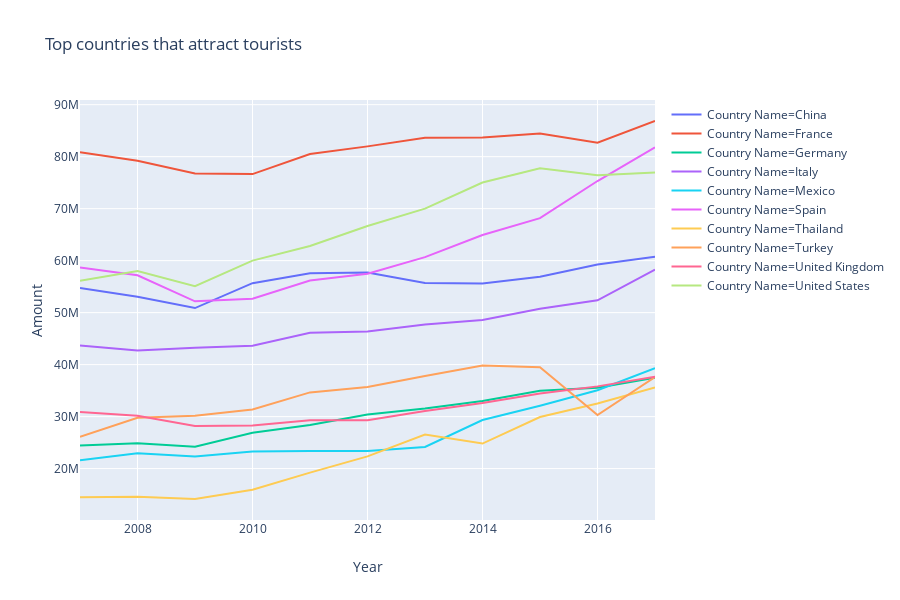

Notebook source saved alongside this figure:
### Code cell
#make the line plot for top countries
inbound_top = px.line(top_inbound_data, 
                      x="Year", 
                      y="Amount", 
                      color="Country Name", 
                      line_group="Country Name",  
                      line_shape="linear", 
                      title="Top countries that attract tourists")
inbound_top
#plotly.offline.plot(inbound_top, filename="inbound_top")

### Figure 1 — Plotly figure (JSON) as saved in the notebook; plotly's stock layout.template omitted (floating-point values rounded to 4 significant figures)
{"data": [{"hoverlabel": {"namelength": 0}, "hovertemplate": "Country Name=China<br>Year=%{x}<br>Amount=%{y}", "legendgroup": "Country Name=China", "line": {"color": "#636efa", "dash": "solid", "shape": "linear"}, "mode": "lines", "name": "Country Name=China", "showlegend": true, "type": "scatter", "uid": "2b22ea03-4de4-457a-889a-2c35072c7644", "x": ["2007", "2008", "2009", "2010", "2011", "2012", "2013", "2014", "2015", "2016", "2017"], "xaxis": "x", "y": [54720000, 53049000, 50875000, 55664000, 57581000, 57725000, 55686000, 55622000, 56886000, 59270000, 60740000], "yaxis": "y"}, {"hoverlabel": {"namelength": 0}, "hovertemplate": "Country Name=France<br>Year=%{x}<br>Amount=%{y}", "legendgroup": "Country Name=France", "line": {"color": "#EF553B", "dash": "solid", "shape": "linear"}, "mode": "lines", "name": "Country Name=France", "showlegend": true, "type": "scatter", "uid": "774f5aa1-c868-4f3b-8b8b-d1b2f3a5be7b", "x": ["2007", "2008", "2009", "2010", "2011", "2012", "2013", "2014", "2015", "2016", "2017"], "xaxis": "x", "y": [80853000, 79218000, 76764000, 76647000, 80499000, 81980000, 83634000, 83701000, 84452000, 82682000, 86861000], "yaxis": "y"}, {"hoverlabel": {"namelength": 0}, "hovertemplate": "Country Name=Germany<br>Year=%{x}<br>Amount=%{y}", "legendgroup": "Country Name=Germany", "line": {"color": "#00cc96", "dash": "solid", "shape": "linear"}, "mode": "lines", "name": "Country Name=Germany", "showlegend": true, "type": "scatter", "uid": "6cf605c1-7db7-454b-95e0-bfe081443791", "x": ["2007", "2008", "2009", "2010", "2011", "2012", "2013", "2014", "2015", "2016", "2017"], "xaxis": "x", "y": [24421000, 24884000, 24220000, 26875000, 28374000, 30411000, 31545000, 32999000, 34970000, 35555000, 37452000], "yaxis": "y"}, {"hoverlabel": {"namelength": 0}, "hovertemplate": "Country Name=Italy<br>Year=%{x}<br>Amount=%{y}", "legendgroup": "Country Name=Italy", "line": {"color": "#ab63fa", "dash": "solid", "shape": "linear"}, "mode": "lines", "name": "Country Name=Italy", "showlegend": true, "type": "scatter", "uid": "279017d2-a2bd-4ff0-a476-c93a6ce7c95a", "x": ["2007", "2008", "2009", "2010", "2011", "2012", "2013", "2014", "2015", "2016", "2017"], "xaxis": "x", "y": [43654000, 42734000, 43239000, 43626000, 46119000, 46360000, 47704000, 48576000, 50732000, 52372000, 58253000], "yaxis": "y"}, {"hoverlabel": {"namelength": 0}, "hovertemplate": "Country Name=Mexico<br>Year=%{x}<br>Amount=%{y}", "legendgroup": "Country Name=Mexico", "line": {"color": "#19d3f3", "dash": "solid", "shape": "linear"}, "mode": "lines", "name": "Country Name=Mexico", "showlegend": true, "type": "scatter", "uid": "870a6a21-980f-4ce6-8c72-2ac4be08061c", "x": ["2007", "2008", "2009", "2010", "2011", "2012", "2013", "2014", "2015", "2016", "2017"], "xaxis": "x", "y": [21606000, 22931000, 22346000, 23290000, 23403000, 23403000, 24151000, 29346000, 32093000, 35079000, 39291000], "yaxis": "y"}, {"hoverlabel": {"namelength": 0}, "hovertemplate": "Country Name=Spain<br>Year=%{x}<br>Amount=%{y}", "legendgroup": "Country Name=Spain", "line": {"color": "#e763fa", "dash": "solid", "shape": "linear"}, "mode": "lines", "name": "Country Name=Spain", "showlegend": true, "type": "scatter", "uid": "c83dbebd-9af3-44ff-8325-c6b01d991a8d", "x": ["2007", "2008", "2009", "2010", "2011", "2012", "2013", "2014", "2015", "2016", "2017"], "xaxis": "x", "y": [58666000, 57192000, 52178000, 52677000, 56177000, 57464000, 60675000, 64939000, 68175000, 75315000, 81786000], "yaxis": "y"}, {"hoverlabel": {"namelength": 0}, "hovertemplate": "Country Name=Thailand<br>Year=%{x}<br>Amount=%{y}", "legendgroup": "Country Name=Thailand", "line": {"color": "#fecb52", "dash": "solid", "shape": "linear"}, "mode": "lines", "name": "Country Name=Thailand", "showlegend": true, "type": "scatter", "uid": "e5739d99-9806-451a-8c66-0c7c09f39465", "x": ["2007", "2008", "2009", "2010", "2011", "2012", "2013", "2014", "2015", "2016", "2017"], "xaxis": "x", "y": [14464000, 14584000, 14150000, 15936000, 19230000, 22354000, 26547000, 24810000, 29923000, 32530000, 35592000], "yaxis": "y"}, {"hoverlabel": {"namelength": 0}, "hovertemplate": "Country Name=Turkey<br>Year=%{x}<br>Amount=%{y}", "legendgroup": "Country Name=Turkey", "line": {"color": "#ffa15a", "dash": "solid", "shape": "linear"}, "mode": "lines", "name": "Country Name=Turkey", "showlegend": true, "type": "scatter", "uid": "64c9557a-5eae-4ffb-b7d7-087e8ceabafb", "x": ["2007", "2008", "2009", "2010", "2011", "2012", "2013", "2014", "2015", "2016", "2017"], "xaxis": "x", "y": [26122000, 29792000, 30187000, 31364000, 34654000, 35698000, 37795000, 39811000, 39478000, 30289000, 37601000], "yaxis": "y"}, {"hoverlabel": {"namelength": 0}, "hovertemplate": "Country Name=United Kingdom<br>Year=%{x}<br>Amount=%{y}", "legendgroup": "Country Name=United Kingdom", "line": {"color": "#ff6692", "dash": "solid", "shape": "linear"}, "mode": "lines", "name": "Country Name=United Kingdom", "showlegend": true, "type": "scatter", "uid": "a9c87d86-e3b5-4947-af11-d18048944b9e", "x": ["2007", "2008", "2009", "2010", "2011", "2012", "2013", "2014", "2015", "2016", "2017"], "xaxis": "x", "y": [30870000, 30142000, 28199000, 28295000, 29306000, 29282000, 31063000, 32613000, 34436000, 35814000, 37651000], "yaxis": "y"}, {"hoverlabel": {"namelength": 0}, "hovertemplate": "Country Name=United States<br>Year=%{x}<br>Amount=%{y}", "legendgroup": "Country Name=United States", "line": {"color": "#b6e880", "dash": "solid", "shape": "linear"}, "mode": "lines", "name": "Country Name=United States", "showlegend": true, "type": "scatter", "uid": "57ed2a09-993a-4f3e-a2b3-c359ff1dc119", "x": ["2007", "2008", "2009", "2010", "2011", "2012", "2013", "2014", "2015", "2016", "2017"], "xaxis": "x", "y": [56135000, 58007000, 55103000, 60010000, 62821000, 66657000, 69995000, 75022000, 77774000, 76407000, 76941000], "yaxis": "y"}], "layout": {"grid": {"xaxes": ["x"], "xgap": 0.1, "xside": "bottom", "yaxes": ["y"], "ygap": 0.1, "yside": "left"}, "height": 600, "legend": {"tracegroupgap": 0}, "title": {"text": "Top countries that attract tourists"}, "xaxis": {"title": {"text": "Year"}}, "yaxis": {"title": {"text": "Amount"}}}}
